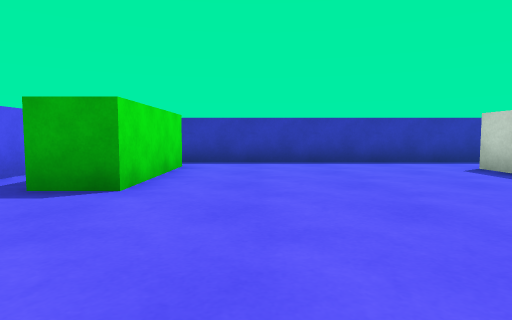
view 1 (above)

18 first-person views from a walk through a 3-D level made in the Unity game engine. The camera is 0.58 m above the floor, tilts 4° down and sees 75° across. The floor is counted in squares, 1 m on a side. Each view is taken from the middle of a square. On the plan, view 1 faces up. The plan holds only what a view shows up to about 9 squares ahead; the rest is blank. The player character is not drawn. Surface patterns are stand-ins for the level's own textures.

view 2
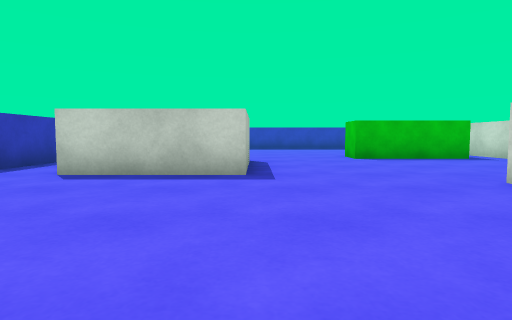

view 3
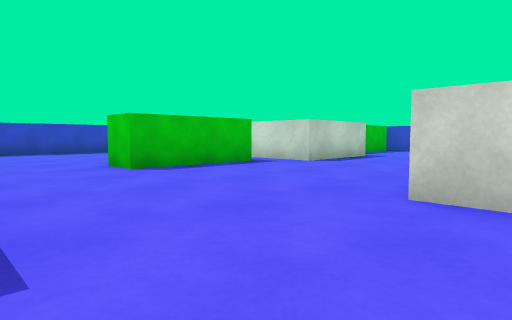

view 4
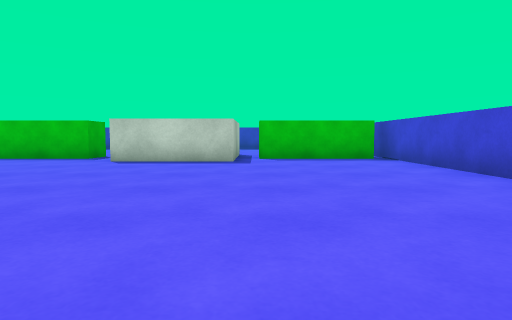

view 5
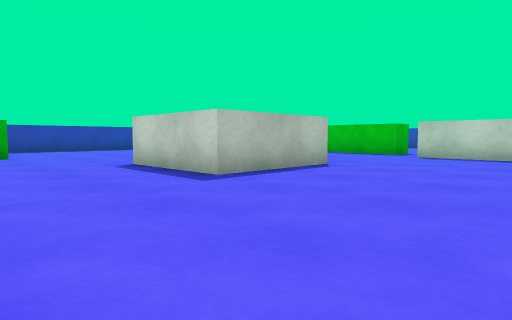

view 6
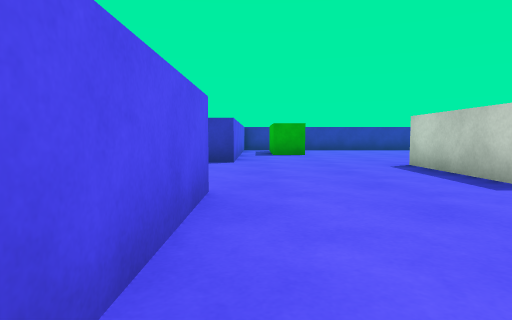

view 7
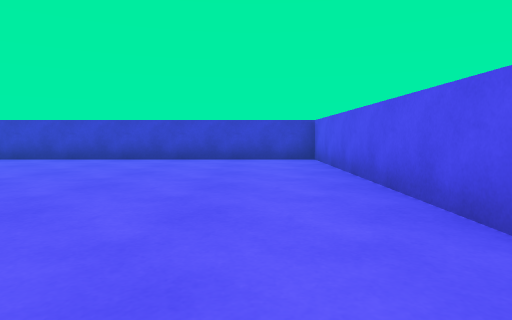

view 8
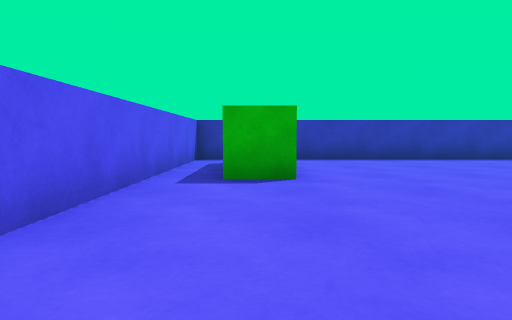

view 9
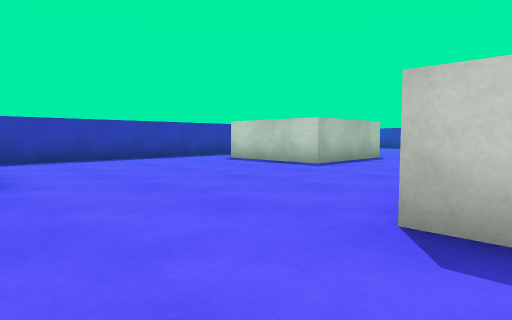

view 10
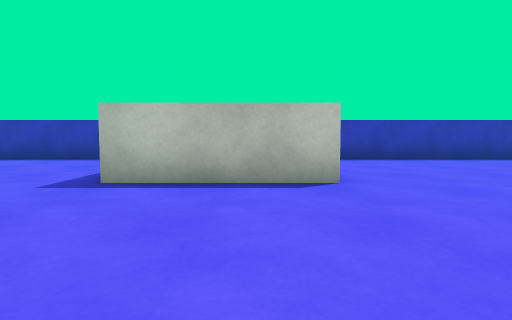

view 11
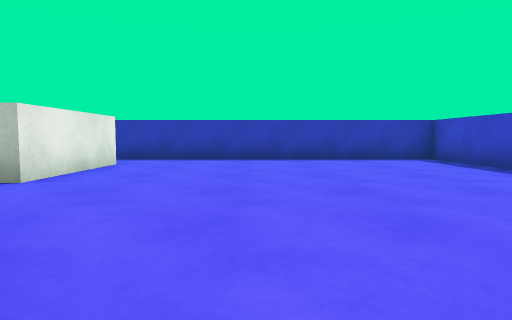

view 12
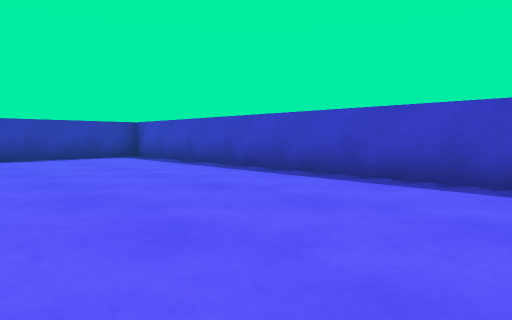

view 13
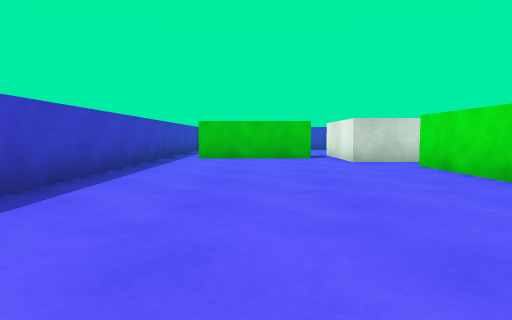

view 14
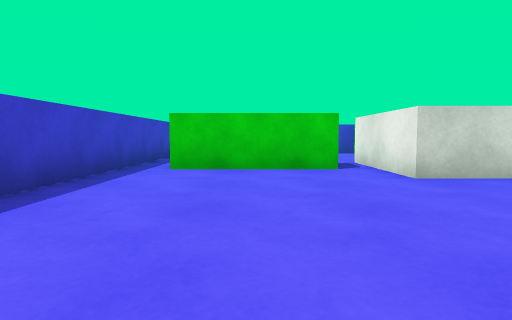

view 15
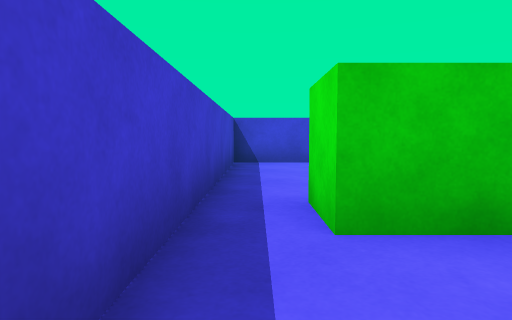

view 16
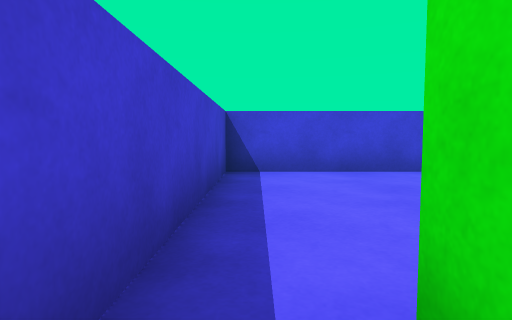

view 17
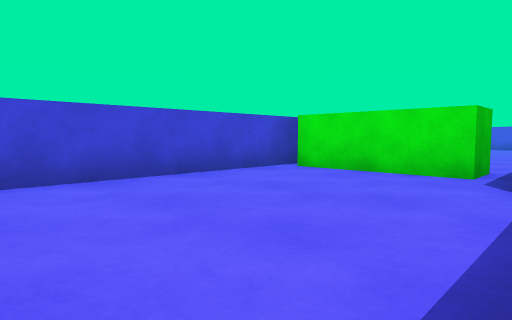

view 18
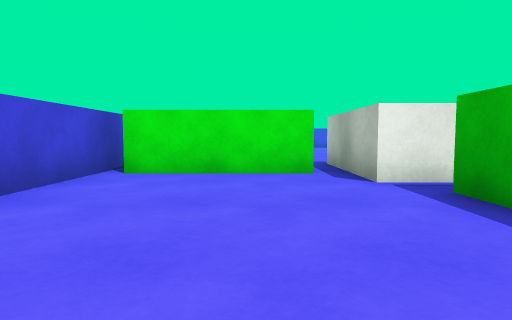

### Floor plan
Ten units are one square. View 1 is at (0, 0); x grows to the right and y downward. Boxes are objects, and circles mark ways between rooms. Rooms are numbered by the first view taken in them; rooms with no view inside come last. Other rooms are left out.
<svg viewBox="-46 -80 196 190">
<path fill="none" stroke="#000" d="M32 30 2 30 2 1M24 1 32 1M-35 35 -35 105 80 105M68 65 68 36M78 26 78 -4M78 101 78 71M71 -32 41 -32 41 -61M-14 -65 -14 -35 -25 -35M35 -75 -35 -75 -35 -5 -41 -5M87 1 87 26M78 -4 89 -4M71 -61 71 -32M105 49 135 49M68 36 98 36 98 65M145 45 145 -75 35 -75M114 59 105 59M98 65 68 65M135 49 135 60M78 71 87 71 87 101M80 105 145 105 145 45"/>
<circle cx="40" cy="-70" r="3" fill="#2a7"/>
<circle cx="75" cy="-15" r="3" fill="#2a7"/>
<circle cx="85" cy="30" r="3" fill="#2a7"/>
<circle cx="80" cy="70" r="3" fill="#2a7"/>
<circle cx="140" cy="55" r="3" fill="#2a7"/>
<text x="10" y="40">1</text>
<text x="110" y="-20">2</text>
<text x="120" y="80">3</text>
</svg>
Room 1 opens to room 2. Room 1 opens to room 3. Room 2 opens to room 3.

Where each view was taken, in squares from view 1:
view 1: 0 up, 0 right, facing up
view 2: 3 up, 1 left, facing right
view 3: 3 up, 2 right, facing down-right
view 4: 7 down, 1 left, facing right
view 5: 7 down, 3 left, facing up-right
view 6: 7 down, 3 left, facing up
view 7: 2 down, 2 left, facing down
view 8: 1 down, 2 left, facing up
view 9: 1 down, 2 left, facing up-right
view 10: 1 down, 6 right, facing up
view 11: 1 down, 10 right, facing up
view 12: 2 down, 10 right, facing up-right
view 13: 4 up, 12 right, facing down
view 14: 1 up, 12 right, facing down
view 15: 3 down, 14 right, facing down
view 16: 5 down, 14 right, facing down
view 17: 6 down, 14 right, facing down-left
view 18: 8 down, 14 right, facing left
